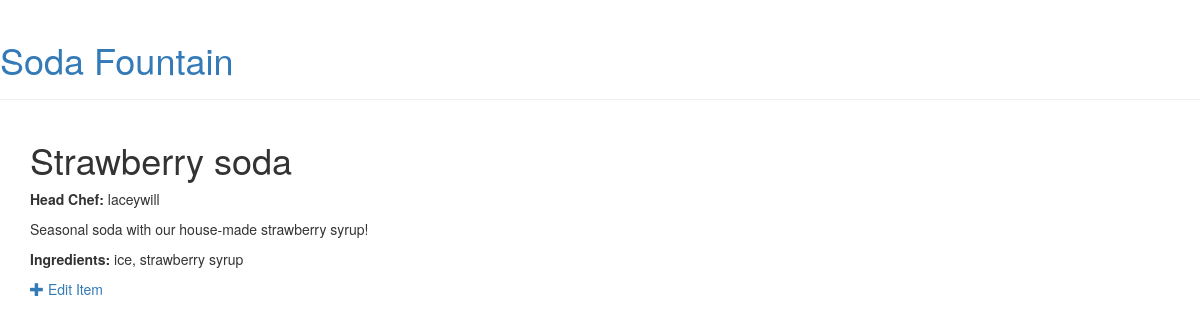
Page /menu/item/2/ on the committed database.
### menu/models.py (models this page shows, shortened)
class Item(models.Model):
    name = models.CharField(max_length=200)
    description = models.TextField()
    chef = models.ForeignKey('auth.User')
    created_date = models.DateTimeField(
            default=timezone.now)
    standard = models.BooleanField(default=False)
    ingredients = models.ManyToManyField('Ingredient')

class Ingredient(models.Model):
    name = models.CharField(max_length=200)
    def __str__(self):
        return self.name

### menu/views.py (the view)
# urls.py: url(r'^menu/item/(?P<pk>\d+)/$', views.item_detail, name='item_detail'),
def item_detail(request, pk):
    try:
        item = Item.objects.get(pk=pk)
    except ObjectDoesNotExist:
        raise Http404
    return render(request, 'menu/item_detail.html', {'item': item})

### menu/templates/menu/item_detail.html (shortened to what this page needs)
{% extends "menu/layout.html" %}
{% block content %}
    <h1>{{ item.name }}</h1>
    <p><strong>Head Chef:</strong> {{ item.chef }}</p>
    <p>{{ item.description }}</p>
    <p><strong>Ingredients: </strong>{{ item.ingredients.all|join:", " }}</p>
    <a href="{% url 'item_edit' pk=item.pk %}" class="top-menu"><span class="glyphicon glyphicon-plus"></span> Edit Item</a>
{% endblock %}

### rows in the picture
Item: name "Strawberry soda", chef "laceywill", description "Seasonal soda with our house-made strawberry syrup!", ingredients.all "ice, strawberry syrup"
